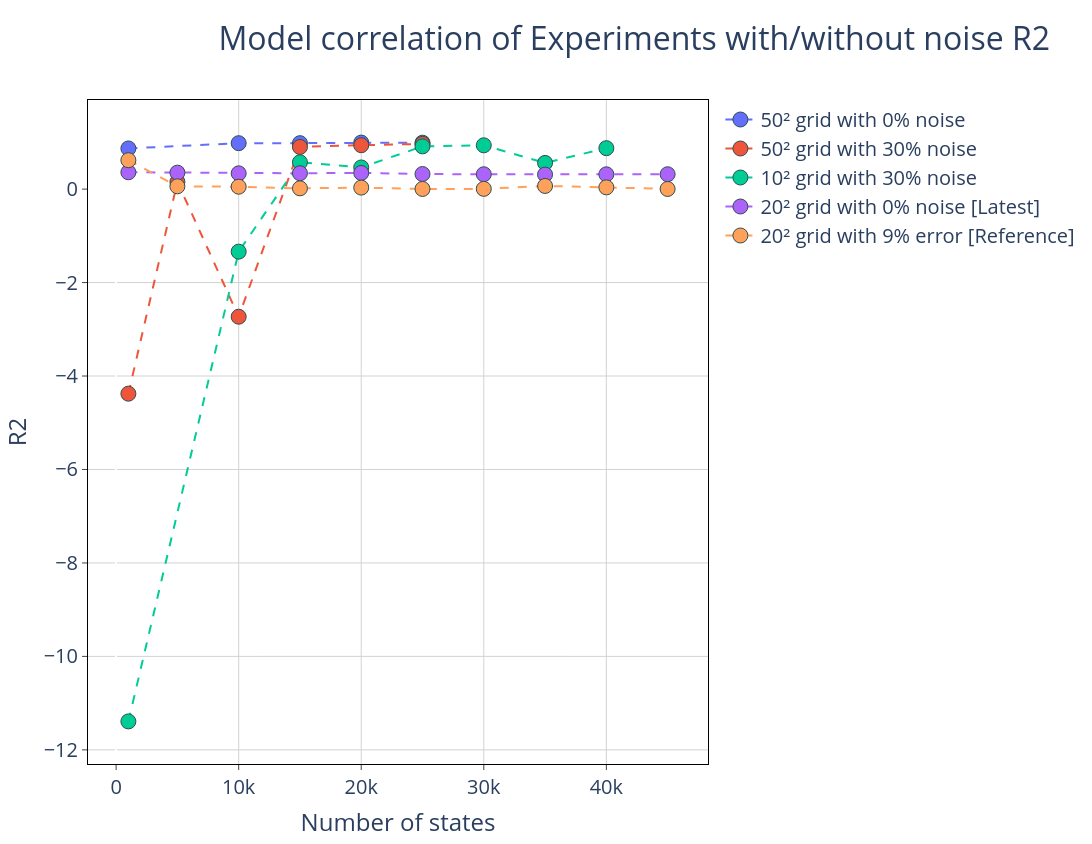

This figure's notebook cell:
### Markdown cell above
## Problems with $R{2}$

### Code cell
# Configuración del subplot
fig = make_subplots(
    rows=1, 
    cols=1, 
     # Actualizado para que coincida con tus datos
)

# Agregar la primera fila (row=1)
fig.add_trace(
    go.Scatter(
        x=df_50_pure['N_states'], 
        y=df_50_pure['R2'], 
        mode='lines+markers', 
        name='50² grid with 0% noise',
        line=dict(dash='dash')
    ),
    row=1, col=1
)

# Agregar la segunda fila (row=2)
fig.add_trace(
    go.Scatter(
        x=df_50_error['N_states'], 
        y=df_50_error['R2'], 
        mode='lines+markers', 
        name='50² grid with 30% noise',
        line=dict(dash='dash')
    ),
    row=1, col=1
)

# Agregar la tercera fila (row=3)
fig.add_trace(
    go.Scatter(
        x=df_10_error['N_states'], 
        y=df_10_error['R2'], 
        mode='lines+markers', 
        name='10² grid with 30% noise',
        line=dict(dash='dash')
    ),
    row=1, col=1
)
#"""
fig.add_trace(go.Scatter(
    x = results_df.loc[results_df['Noise'] == 0.0, 'N_states'],
    y = results_df.loc[results_df['Noise'] == 0.0, 'R2'],
    name="20² grid with 0% noise [Latest]",
    mode='lines+markers',
    line=dict(dash='dash')
))

fig.add_trace(go.Scatter(
    x = results_df.loc[results_df['Noise'] == 9.0, 'N_states'],
    y = results_df.loc[results_df['Noise'] == 9.0, 'R2'],
    name="20² grid with 9% error [Reference]",
    mode='lines+markers',
    line=dict(dash='dash')
))
#"""

fig.update_traces(marker=dict(size=15, line=dict(width=1, color='DarkSlateGrey')))
fig.update_layout(
    height = 844,
    width = 1500,
    font=dict(size=20),
    paper_bgcolor='white',
    plot_bgcolor='white',
    title={
        'text': "Model correlation of Experiments with/without noise R2",
        'font': {'size': 32},
        'x' :0.2
    },
    #title_text="Root Mean Squared Error"
)
fig.update_xaxes(
    mirror=True,
    ticks='outside',
    showline=True,
    linecolor='black',
    gridcolor='lightgrey',
    title_text='Number of states'

)
fig.update_yaxes(
    mirror=True,
    ticks='outside',
    showline=True,
    zeroline=True,
    linecolor='black',
    gridcolor='lightgrey',
    #type='log',
    title_text='R2'
)
fig.show()

### Figure 1 — Plotly figure (JSON) as saved in the notebook; plotly's stock layout.template omitted (floating-point values rounded to 4 significant figures)
{"data": [{"line": {"dash": "dash"}, "marker": {"line": {"color": "DarkSlateGrey", "width": 1}, "size": 15}, "mode": "lines+markers", "name": "50² grid with 0% noise", "type": "scatter", "x": [1000.0, 10000.0, 15000.0, 20000.0, 25000.0], "xaxis": "x", "y": [0.87, 0.9832, 0.9836, 0.9957, 0.9936], "yaxis": "y"}, {"line": {"dash": "dash"}, "marker": {"line": {"color": "DarkSlateGrey", "width": 1}, "size": 15}, "mode": "lines+markers", "name": "50² grid with 30% noise", "type": "scatter", "x": [1000.0, 5000.0, 10000.0, 15000.0, 20000.0, 25000.0], "xaxis": "x", "y": [-4.378, 0.1537, -2.731, 0.9023, 0.9389, 0.9679], "yaxis": "y"}, {"line": {"dash": "dash"}, "marker": {"line": {"color": "DarkSlateGrey", "width": 1}, "size": 15}, "mode": "lines+markers", "name": "10² grid with 30% noise", "type": "scatter", "x": [1000.0, 10000.0, 15000.0, 20000.0, 25000.0, 30000.0, 35000.0, 40000.0], "xaxis": "x", "y": [-11.39, -1.339, 0.5743, 0.4633, 0.9145, 0.9372, 0.561, 0.8763], "yaxis": "y"}, {"line": {"dash": "dash"}, "marker": {"line": {"color": "DarkSlateGrey", "width": 1}, "size": 15}, "mode": "lines+markers", "name": "20² grid with 0% noise [Latest]", "type": "scatter", "x": [1000.0, 5000.0, 10000.0, 15000.0, 20000.0, 25000.0, 30000.0, 35000.0, 40000.0, 45000.0], "y": [0.3603, 0.3526, 0.3372, 0.3397, 0.3461, 0.3228, 0.3177, 0.3107, 0.3167, 0.3181]}, {"line": {"dash": "dash"}, "marker": {"line": {"color": "DarkSlateGrey", "width": 1}, "size": 15}, "mode": "lines+markers", "name": "20² grid with 9% error [Reference]", "type": "scatter", "x": [1000.0, 5000.0, 10000.0, 15000.0, 20000.0, 25000.0, 30000.0, 35000.0, 40000.0, 45000.0], "y": [0.6187, 0.0596, 0.05118, 0.01633, 0.03197, 0.003333, 0.005286, 0.06704, 0.03716, 0.002853]}], "layout": {"font": {"size": 20}, "height": 844, "paper_bgcolor": "white", "plot_bgcolor": "white", "title": {"font": {"size": 32}, "text": "Model correlation of Experiments with/without noise R2", "x": 0.2}, "width": 1500, "xaxis": {"anchor": "y", "domain": [0, 1], "gridcolor": "lightgrey", "linecolor": "black", "mirror": true, "showline": true, "ticks": "outside", "title": {"text": "Number of states"}}, "yaxis": {"anchor": "x", "domain": [0, 1], "gridcolor": "lightgrey", "linecolor": "black", "mirror": true, "showline": true, "ticks": "outside", "title": {"text": "R2"}, "zeroline": true}}}
